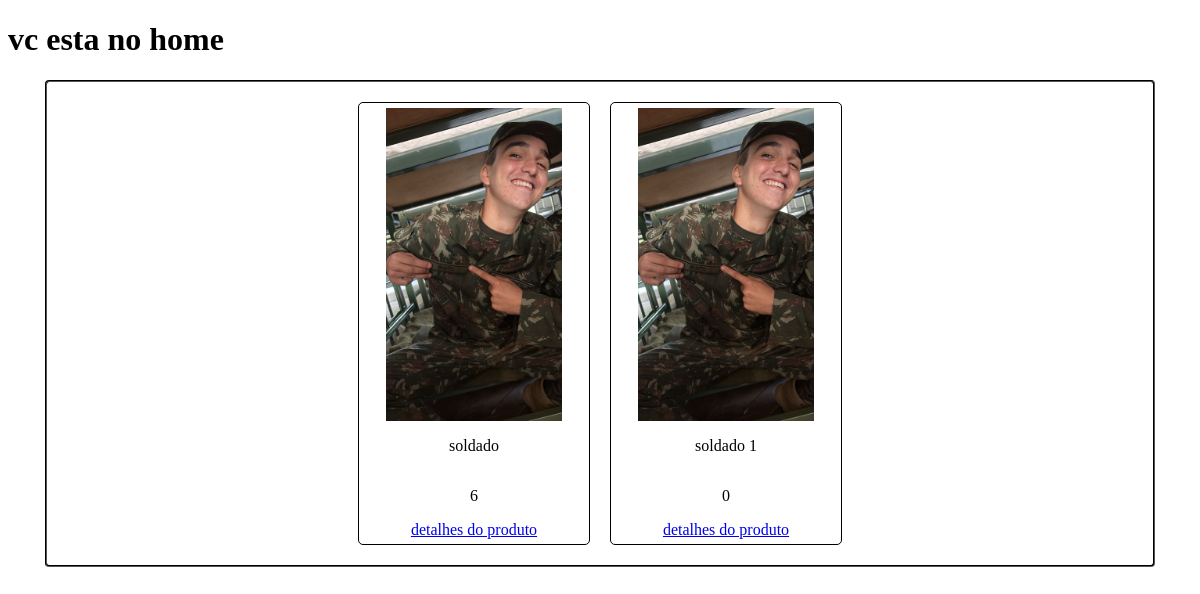
The page /cassino/home/ on the database as committed earlier.
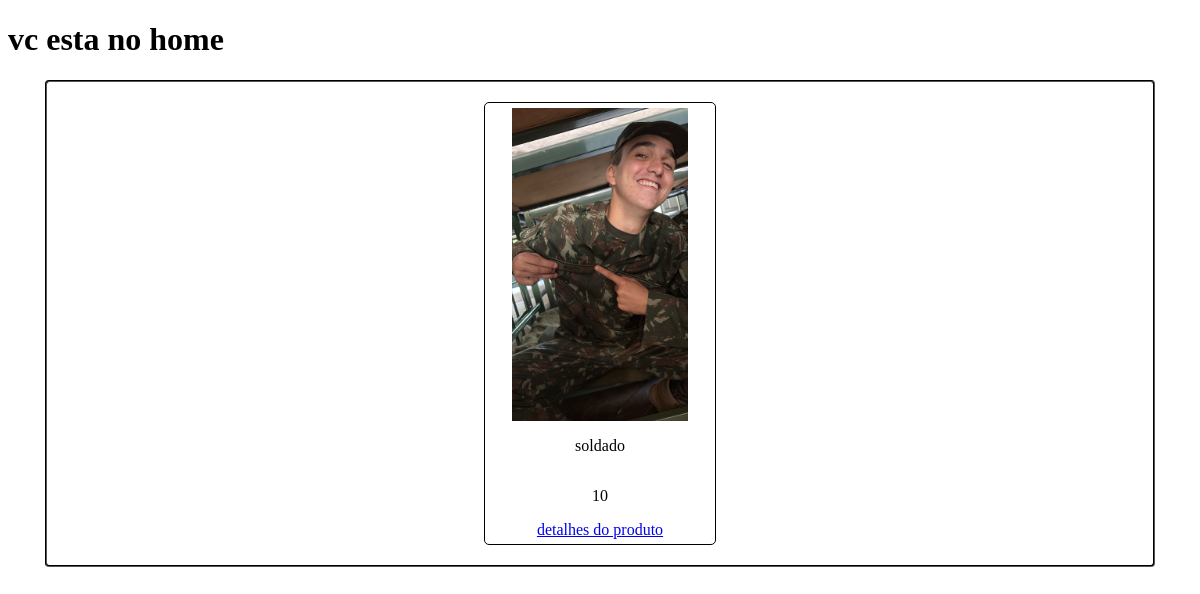
The same page on the database as committed later.
### stock/models.py (models this page shows, shortened)
class Product(models.Model):
    product_status = models.CharField(
        max_length=20,
        choices=ProductStatus.choices,
        default=ProductStatus.EXHAUSTED
    )
    seller = models.ForeignKey(Seller, on_delete=models.SET_NULL, blank=True, null=True)
    company = models.ForeignKey(Company, on_delete=models.SET_NULL, blank=True, null=True)
    name_product = models.CharField(max_length=200)
    stock_quantity = models.IntegerField(default=0)
    price = models.FloatField(default=0, verbose_name=f"Preço de venda (R$)")
    price_restocking = models.FloatField(verbose_name="Preço para reabastecer", default=0)
    sku = models.CharField(max_length=50, unique=True)
    product_image = models.ImageField(upload_to='products/')

### home/views.py (the view)
# urls.py: path('cassino/', include('home.urls')),
def home(request):
    products = Product.objects.all()
    context = {
        "products": products,
        "STREAMLIT_URL": settings.STREAMLIT_URL,
    }
    return render(request, "home.html", context)

### home/templates/home.html
{% extends "base.html" %}
{% load static %}
{% block content %}
    <h1>vc esta no home</h1>
        <div class="card-produto">
            {% for product in products %}
                <div class="div-produto">
                    <img src="{{ product.product_image.url }}"  alt="{{ product.name_product }}" width="300" height="300">
                    <p>{{ product.name_product }}</p>
                    <p>{{ product.stock_quantity }}</p>
                    <a href="{{ STREAMLIT_URL }}/?product_id={{ product.id }}" target="_blank">detalhes do produto</a>                </div>
            {% endfor %}
        </div>
{% endblock %}

### templates/base.html (shortened to what this page needs)
{% load static %}
<!DOCTYPE html>
<html lang="pt-br">
<head>
    <link href="{% static 'css/home.css' %}" rel="stylesheet">
</head>
<body>
    {% block content %}
    {% endblock %}
</body>
</html>

### static/css/home.css (style rules this page uses)
.card-produto { border: 2px groove black; border-radius: 4px; width: 90%; max-width: 1200px; margin: 0 auto; display: flex; flex-wrap: wrap; gap: 20px; justify-content: center; padding: 20px; }
.div-produto { border: 1px solid black; border-radius: 5px; width: 220px; display: flex; flex-direction: column; align-items: center; padding: 5px; text-align: center; background-color: #fff; }
.div-produto img { max-width: 80%; height: auto; object-fit: cover; }

Rows that differ between the two databases and show on the page:
removed Product: product_image (picture), name_product "soldado 1", stock_quantity "0"
changed Product "soldado": stock_quantity "6" → "10"
